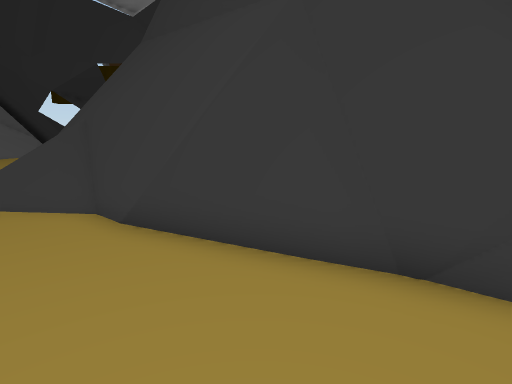
[1] (above)

17 first-person views from a walk through a 3-D level made in the Unity game engine. The camera is 1.5 m above the floor, tilts 10° down and sees 80° across. The floor is counted in squares, 1 m on a side. Each view is taken from the middle of a square. On the plan, view 1 faces up. The plan holds only what a view shows up to about 15 squares ahead; the rest is blank. The place goes on beyond the plan. The player character is not drawn. Some surface patterns are stand-ins.

[2]
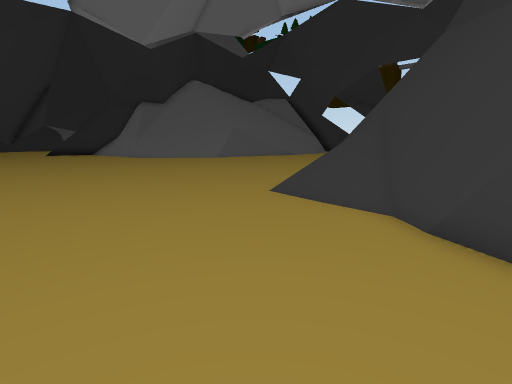

[3]
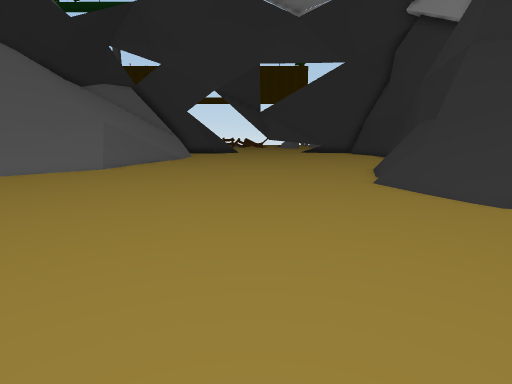

[4]
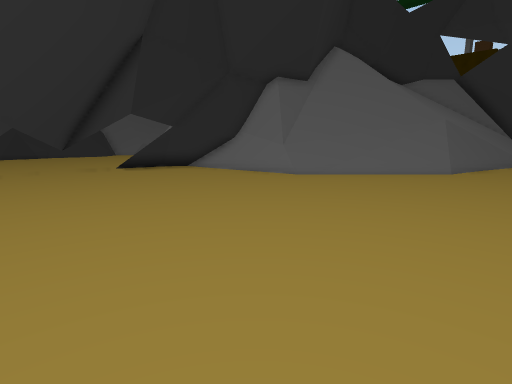

[5]
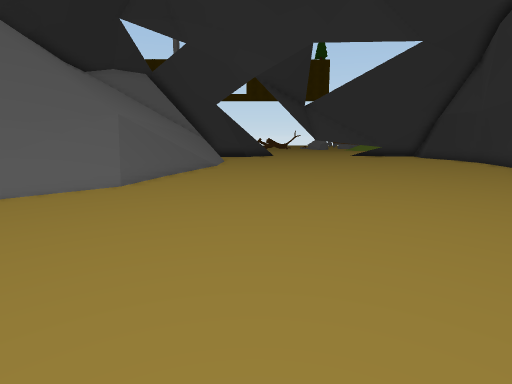

[6]
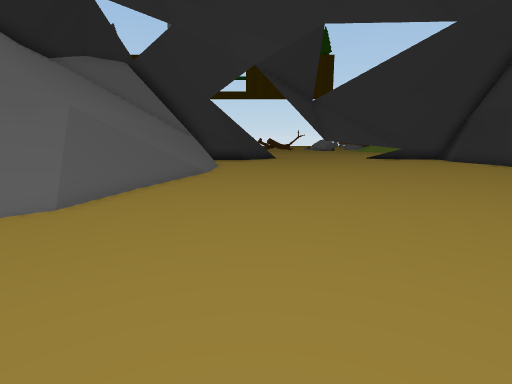

[7]
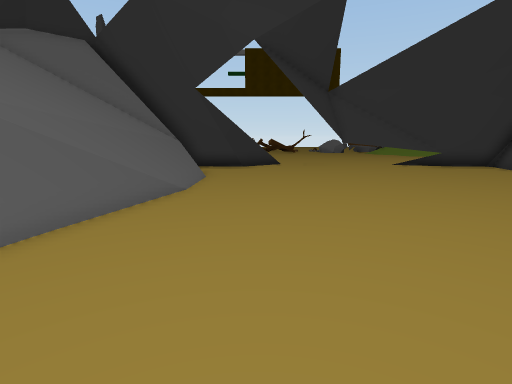

[8]
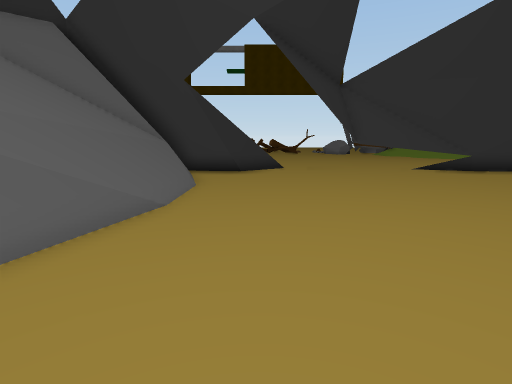

[9]
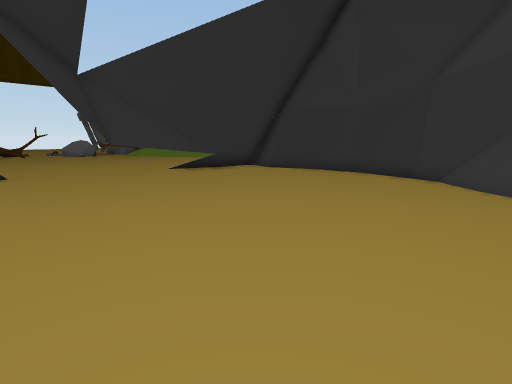

[10]
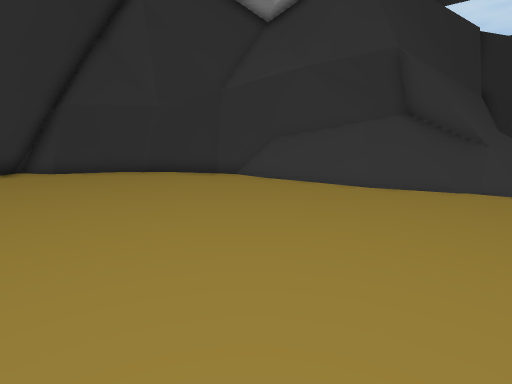

[11]
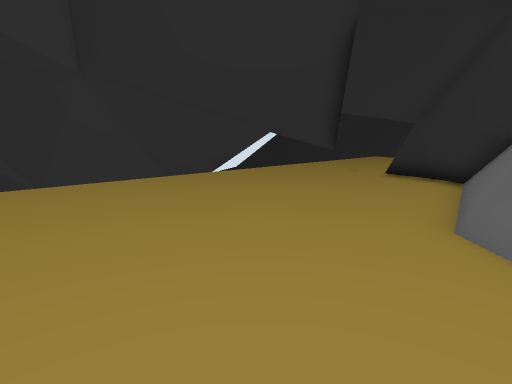

[12]
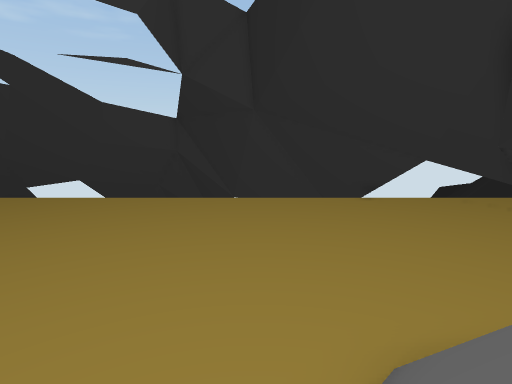

[13]
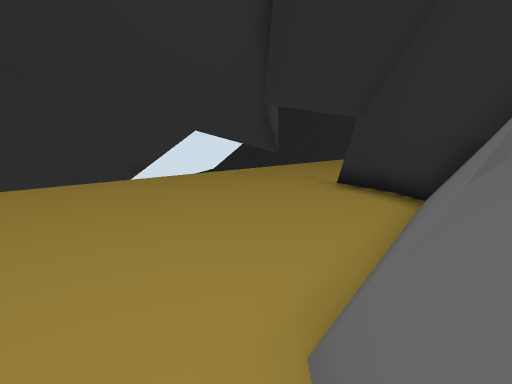

[14]
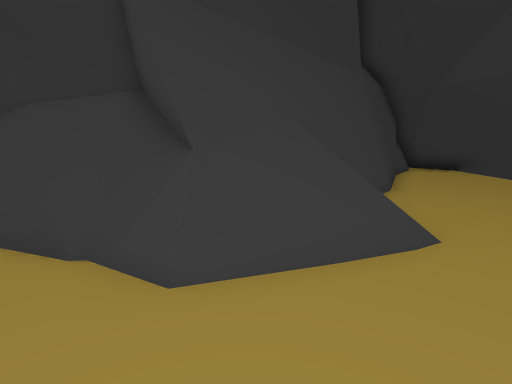

[15]
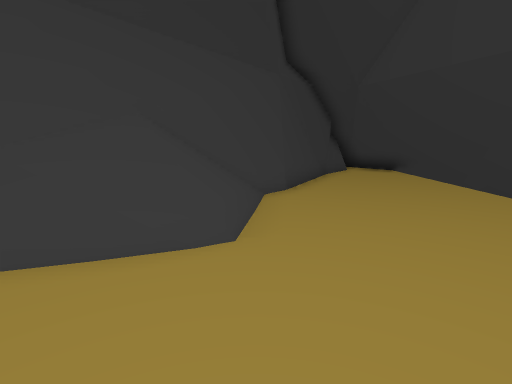

[16]
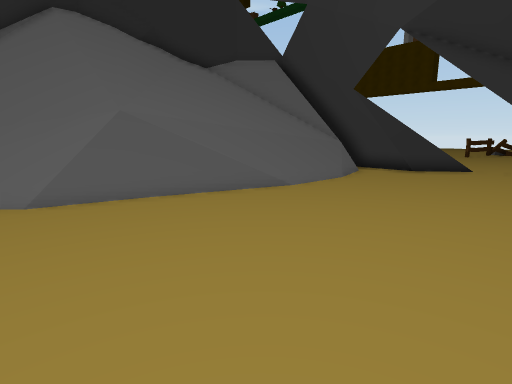

[17]
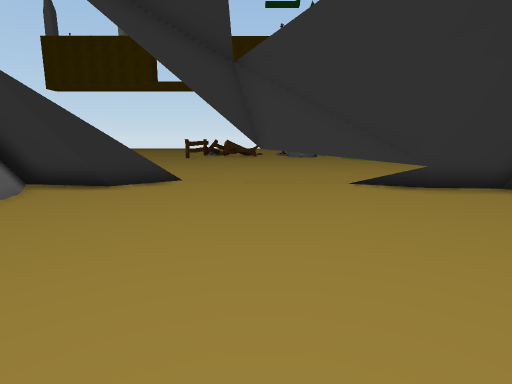

### Floor plan
Key: @ floor where view 1 was taken; # wall or solid block; x gap in a wall; . main floor; : floor 0.25 m higher than the main floor; / step, stairs or slope; = window, fence, low wall or low ledge; ^ raised ledge; v drop or lower ground.
Columns run from 32 left of view 1 to 3 right of it. Each row starts with its distance up from view 1.
 29                   ^^^^^^^^
 28              v^^^^^^^^^^^
 27            =#####x   ^###^^^
 26           ####=.:::::#:::#####
 25          ###///.::::::::::::##
 24         ##///// .::::::::::::#
 23        ##///////.::::::::::::#
 22        #=///////.::::::::::::#
 21       ##////////.::::::::::::#
 20       ##///////#.::::::::::::#
 19       #///////=..::::::::::::#
 18       #//////#=..::::::::::::#
 17       #//////#....::::::::::=#
 16       #   v=##......:::::::###
 15         ##=//=.........::::##
 14        ###=///...........:=##
 13        ##=///............#/#^
 12        #=///.............=//#
 11       ##//...............//#^
 10    ##### ...............//#^^
  9   =##...................///#^^
  8   ##.....................///=^^
  7  ^# .....................////##
  6  ^^ .......................//###
  5 ^^  ..........................####
  4 ^^x.............................###
  3 ^^#...............................##
  2 ^^^#...............................#
  1 ^^^ #..............................#
  0 ^^^^^#................   .......@.##
 -1      ^^^                       ####=
 -2       v^^
 -3        ^###

Positions as (right, up) in squares from view 1, and headings:
1: (0, 0), facing up
2: (-1, 0), facing up-left
3: (-12, 0), facing up
4: (-16, 0), facing up-left
5: (-15, 5), facing up
6: (-15, 8), facing up
7: (-15, 12), facing up
8: (-15, 14), facing up
9: (-15, 15), facing up-right
10: (-16, 17), facing right
11: (-18, 11), facing down-left
12: (-22, 13), facing down
13: (-22, 11), facing down-left
14: (-11, 9), facing right
15: (-11, 6), facing right
16: (-11, 13), facing up-left
17: (-11, 18), facing up
